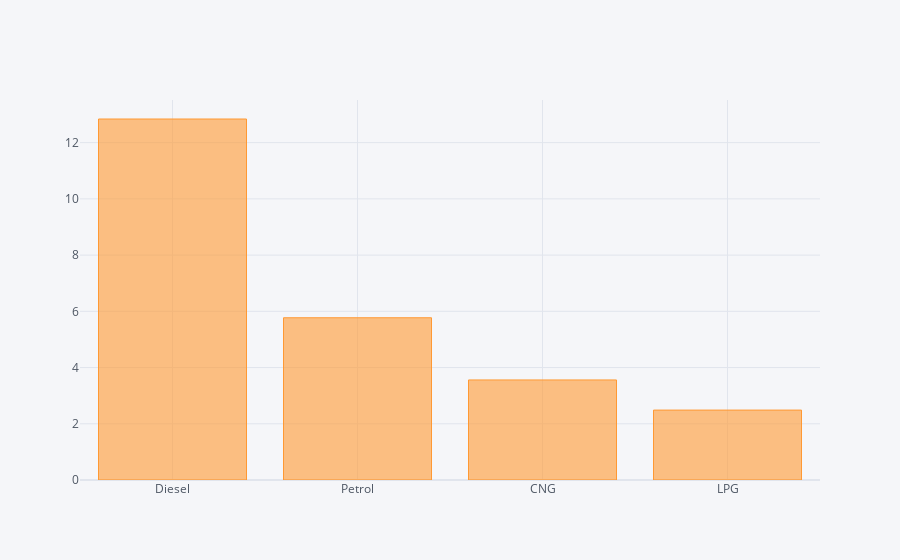

The code cell stored with this chart in its notebook:
### Code cell
by_fuel_type['Price'].iplot(kind='bar')

### Figure 1 — Plotly figure (JSON) as saved in the notebook; plotly's stock layout.template omitted (floating-point values rounded to 4 significant figures)
{"data": [{"marker": {"color": "rgba(255, 153, 51, 0.6)", "line": {"color": "rgba(255, 153, 51, 1.0)", "width": 1}}, "name": "Price", "orientation": "v", "text": "", "type": "bar", "x": ["Diesel", "Petrol", "CNG", "LPG"], "y": [12.84, 5.771, 3.559, 2.487]}], "layout": {"legend": {"bgcolor": "#F5F6F9", "font": {"color": "#4D5663"}}, "paper_bgcolor": "#F5F6F9", "plot_bgcolor": "#F5F6F9", "title": {"font": {"color": "#4D5663"}}, "xaxis": {"gridcolor": "#E1E5ED", "showgrid": true, "tickfont": {"color": "#4D5663"}, "title": {"font": {"color": "#4D5663"}, "text": ""}, "zerolinecolor": "#E1E5ED"}, "yaxis": {"gridcolor": "#E1E5ED", "showgrid": true, "tickfont": {"color": "#4D5663"}, "title": {"font": {"color": "#4D5663"}, "text": ""}, "zerolinecolor": "#E1E5ED"}}}
